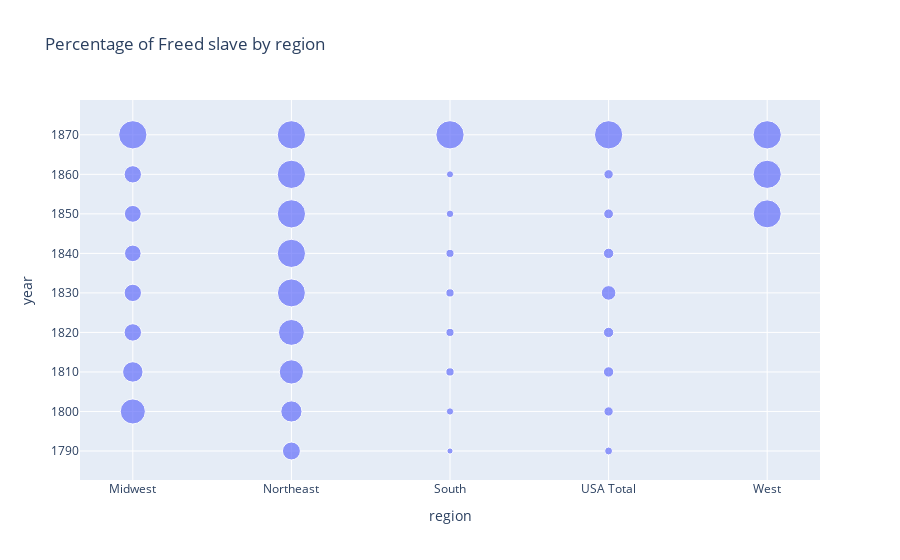

Notebook code for this chart:
### Code cell
fig = px.scatter(df_grouped, y="year", x="region",
                 size='black_free_perc',
                 title= "Percentage of Freed slave by region"
                 )
  
fig.show()

### Figure 1 — Plotly figure (JSON) as saved in the notebook; plotly's stock layout.template omitted (floating-point values rounded to 4 significant figures)
{"data": [{"hovertemplate": "region=%{x}<br>year=%{y}<br>black_free_perc=%{marker.size}<extra></extra>", "legendgroup": "", "marker": {"color": "#636efa", "size": [78.74, 52.35, 37.96, 37.71, 34.41, 35.53, 37.61, 100, 40.15, 56.22, 73.51, 83.74, 97.78, 99.46, 99.84, 99.99, 100, 4.71, 6.67, 8.49, 8.16, 8.4, 8.1, 7.03, 6.31, 100, 7.86, 10.82, 13.53, 13.19, 26.61, 13.44, 11.94, 10.99, 100, 97.9, 99.35, 100], "sizemode": "area", "sizeref": 0.25, "symbol": "circle"}, "mode": "markers", "name": "", "orientation": "v", "showlegend": false, "type": "scatter", "x": ["Midwest", "Midwest", "Midwest", "Midwest", "Midwest", "Midwest", "Midwest", "Midwest", "Northeast", "Northeast", "Northeast", "Northeast", "Northeast", "Northeast", "Northeast", "Northeast", "Northeast", "South", "South", "South", "South", "South", "South", "South", "South", "South", "USA Total", "USA Total", "USA Total", "USA Total", "USA Total", "USA Total", "USA Total", "USA Total", "USA Total", "West", "West", "West"], "xaxis": "x", "y": [1800, 1810, 1820, 1830, 1840, 1850, 1860, 1870, 1790, 1800, 1810, 1820, 1830, 1840, 1850, 1860, 1870, 1790, 1800, 1810, 1820, 1830, 1840, 1850, 1860, 1870, 1790, 1800, 1810, 1820, 1830, 1840, 1850, 1860, 1870, 1850, 1860, 1870], "yaxis": "y"}], "layout": {"legend": {"itemsizing": "constant", "tracegroupgap": 0}, "title": {"text": "Percentage of Freed slave by region"}, "xaxis": {"anchor": "y", "domain": [0, 1], "title": {"text": "region"}}, "yaxis": {"anchor": "x", "domain": [0, 1], "title": {"text": "year"}}}}
